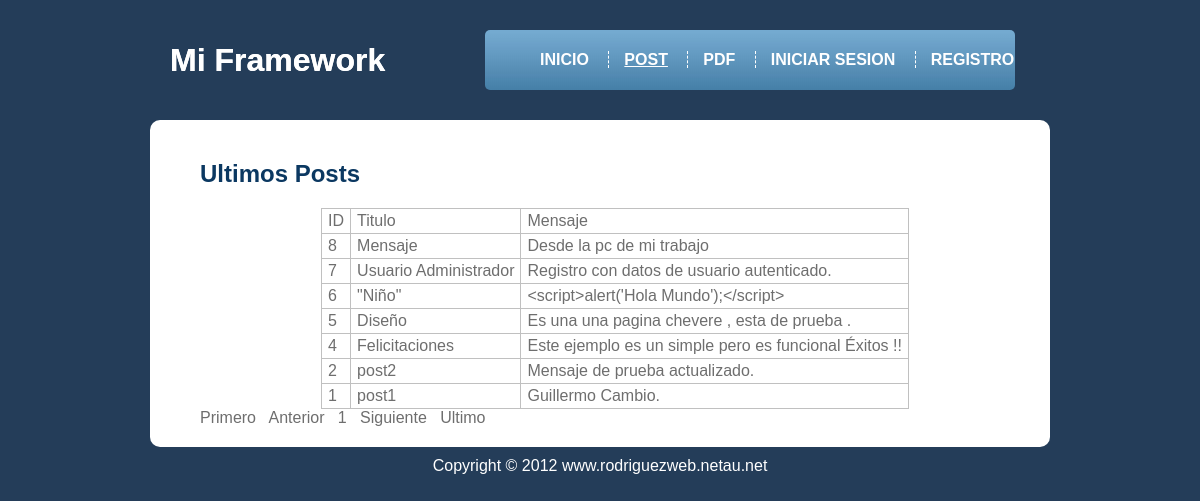
The app's page /post, older data.
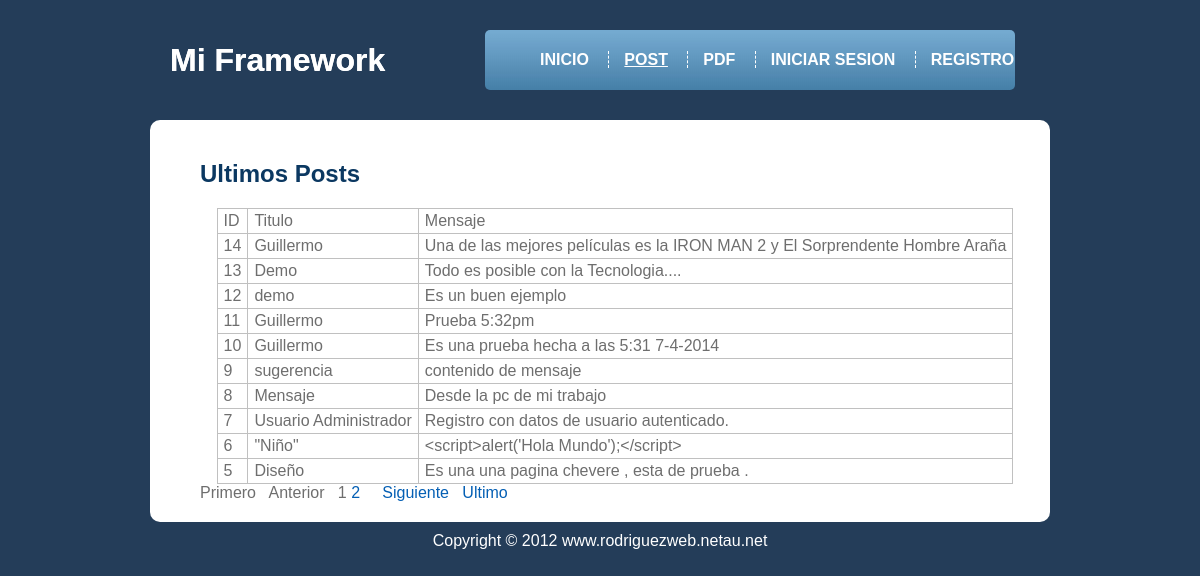
The same page, newer data.
### tables this page shows
CREATE TABLE `posts` (
  `id` int(11) NOT NULL AUTO_INCREMENT,
  `titulo` varchar(255) DEFAULT NULL,
  `cuerpo` varchar(255) DEFAULT NULL,
  PRIMARY KEY (`id`)
);

### libs/paginador.php (called while the page is built, shortened)
<?php
class Paginador
{
	public function getView($vista, $link = false)
	{
		$rutaView = ROOT . 'views' . DS . '_paginador' . DS . $vista . '.php';
		if($link)
		$link = BASE_URL . $link . '/';
		if(is_readable($rutaView)){
			include $rutaView;
			$contenido = ob_get_contents();
			return $contenido;
		}
		throw new Exception('Error de paginacion');
	}
}
?>

### controllers/postController.php (called while the page is built, shortened)
<?php
class postController extends Controller
{
    private $_post;
    public function __construct(){
        $this->_post = $this->loadModel('post');
    }
    public function index($pagina = false)
    {
        if(!$this->filtrarInt($pagina)){
                $pagina = false;
        }
        else{
                $pagina = (int) $pagina;
        }
        $paginador = new Paginador();
        $this->_view->posts = $paginador->paginar($this->_post->getPosts(), $pagina);
        $this->_view->paginacion = $paginador->getView('prueba', 'post/index');
        $this->_view->titulo = 'Post';
        $this->_view->renderizar('index','post');
    }
}
?>

### index.php (called while the page is built, shortened)
<?php
try{
require_once APP_PATH . 'Controller.php';
require_once APP_PATH . 'Model.php';
require_once APP_PATH . 'View.php';
    Bootstrap::run(new Request);
}
catch(Exception $e){
    echo $e->getMessage();
}
?>

### application/Model.php (called while the page is built, shortened)
<?php
class Model
{
    public function __construct() {
       $this->_db = new Database();
    }
}
?>

### models/postModel.php (called while the page is built, shortened)
<?php
class postModel extends Model
{
    public function getPosts()
    {
        $post = $this->_db->query("select * from posts order by id desc;");
        return $post->fetchall();
    }
}
?>

### application/Controller.php (called while the page is built, shortened)
<?php
abstract class Controller
{
    protected function loadModel($modelo)
    {
        $modelo = $modelo . 'Model';
        $rutaModelo = ROOT . 'models' . DS . $modelo . '.php';
        if(is_readable($rutaModelo)){
            $modelo = new $modelo;
            return $modelo;
        }
        else {
            throw new Exception('Error de modelo');
        }
    }
}
?>

### views/post/index.phtml (the view, shortened to what this page needs)
<h2>Ultimos Posts</h2>
<?php if(isset($this->posts) && count($this->posts) ):?>
<center>
<table border='1'>
    <tr>
        <td>ID</td>
        <td>Titulo</td>
        <td>Mensaje</td>
    </tr>
    <?php for($i = 0;$i< count($this->posts); $i++):?>
    <tr>
        <td><?php echo $this->posts[$i]['id']?></td>
        <td><?php echo $this->posts[$i]['titulo']?></td>
        <td><?php echo $this->posts[$i]['cuerpo']?></td>
    </tr>
    <?php endfor; ?>
</table>
</center>
<?php else:?>
<strong>No hay Posts</strong>
<?php endif;?>
<?php if(isset($this->paginacion)) echo $this->paginacion; ?>

### views/_paginador/prueba.php (shortened to what this page needs)
<?php if(isset($this->_paginacion)): ?>
<?php if($this->_paginacion['primero']): ?>
	<a href="<?php echo $link . $this->_paginacion['primero']; ?>">Primero</a>
<?php else: ?>
	Primero
<?php endif; ?>
<?php if($this->_paginacion['anterior']): ?>
	<a href="<?php echo $link . $this->_paginacion['anterior']; ?>">Anterior</a>
<?php else: ?>
	Anterior
<?php endif; ?>
<?php for($i = 0; $i < count($this->_paginacion['rango']); $i++): ?>
	<?php if($this->_paginacion['actual'] == $this->_paginacion['rango'][$i]): ?>
		<?php echo $this->_paginacion['rango'][$i]; ?>
	<?php else: ?>
		<a href="<?php echo $link . $this->_paginacion['rango'][$i]; ?>">
			<?php echo $this->_paginacion['rango'][$i]; ?>
		</a>&nbsp;
	<?php endif; ?>
<?php endfor; ?>
<?php if($this->_paginacion['siguiente']): ?>
	<a href="<?php echo $link . $this->_paginacion['siguiente']; ?>">Siguiente</a>
<?php else: ?>
	Siguiente
<?php endif; ?>
<?php if($this->_paginacion['ultimo']): ?>
	<a href="<?php echo $link . $this->_paginacion['ultimo']; ?>">Ultimo</a>
<?php else: ?>
	Ultimo
<?php endif; ?>
<?php endif; ?>

### views/layout/default/header.php (shortened to what this page needs)
<!DOCTYPE html PUBLIC "-//W3C//DTD XHTML 1.0 Transitional//EN"
"http://www.w3.org/TR/xhtml1/DTD/xhtml1-transitional.dtd">
<html xmlns="http://www.w3.org/1999/xhtml">
    <head>
        <link href="<?php echo $_layoutParams['ruta_css']; ?>style.css" rel="stylesheet" type="text/css" />
    </head>
    <body>
            <div id="main">
                <div id="header">
                    <div id="logo">
                        <h1><?php echo APP_NAME; ?></h1>
                    </div>
                    <div id="menu">
                        <div id="top_menu">
                            <ul>
                            <?php if(isset($_layoutParams['menu'])): ?>
                            <?php for($i = 0; $i < count($_layoutParams['menu']); $i++): ?>
                            <?php
                            if($item && $_layoutParams['menu'][$i]['id'] == $item ){
                            $_item_style = 'current';
                            } else {
                            $_item_style = '';
                            }
                            ?>
                            <li><a class="<?php echo $_item_style; ?>" href="<?php echo $_layoutParams['menu'][$i]['enlace']; ?>"><?php  echo $_layoutParams['menu'][$i]['titulo']; ?></a></li>
                            <?php endfor; ?>
                            <?php endif; ?>
                            </ul>
                        </div>
                    </div>
                </div>
                <div id="content">

Row changes from the older to the newer data that the page shows:
removed posts: id "4", titulo "Felicitaciones", cuerpo "Este ejemplo es un simple pero es funcional Éxitos !!"
no longer on this page (row unchanged): posts: id "2", titulo "post2", cuerpo "Mensaje de prueba actualizado."
removed posts: id "1", titulo "post1", cuerpo "Guillermo Cambio."
added posts: id "14", titulo "Guillermo", cuerpo "Una de las mejores películas es la IRON MAN 2 y El Sorprendente Hombre Araña"
added posts: id "13", titulo "Demo", cuerpo "Todo es posible con la Tecnologia...."
added posts: id "12", titulo "demo", cuerpo "Es un buen ejemplo"
added posts: id "11", titulo "Guillermo", cuerpo "Prueba 5:32pm"
added posts: id "10", titulo "Guillermo", cuerpo "Es una prueba hecha a las 5:31 7-4-2014"
added posts: id "9", titulo "sugerencia", cuerpo "contenido de mensaje"
Text that changed along with them:
new list line: "2"
